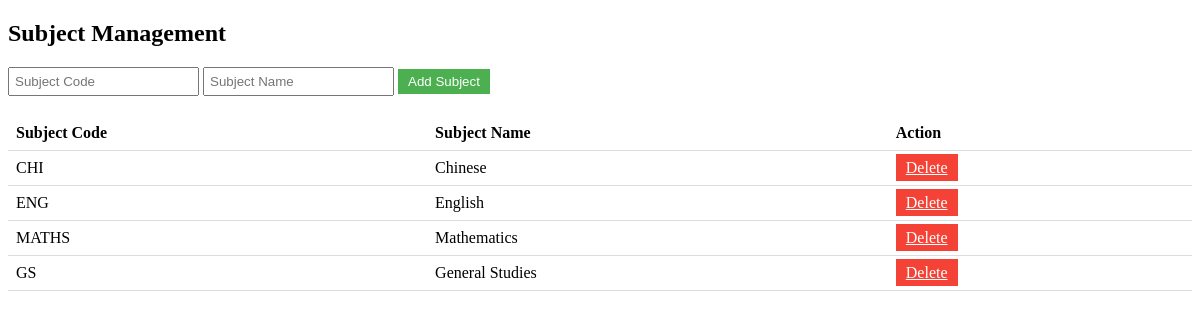
The page /page/admin/subject.php on the database its author committed.
### tables this page shows
CREATE TABLE IF NOT EXISTS `subject` (
  `subjectID` int NOT NULL AUTO_INCREMENT,
  `subjectCode` varchar(10) NOT NULL,
  `subjectName` varchar(20) NOT NULL,
  PRIMARY KEY (`subjectID`)
);

### page/admin/subject.php (the view, shortened to what this page needs)
<!DOCTYPE html>
<html>
<head>
</head>
<body>
    <h2>Subject Management</h2>
    <form action="insert_subject.php" method="POST">
        <input type="text" name="subjectCode" placeholder="Subject Code" required>
        <input type="text" name="subjectName" placeholder="Subject Name" required>
        <input type="submit" value="Add Subject">
    </form>
    <table>
        <tr>
            <th>Subject Code</th>
            <th>Subject Name</th>
            <th>Action</th>
        </tr>
        <?php
        require_once '../../connectdb.php';
        $stmt = $pdo->query("SELECT * FROM subject");
        while ($row = $stmt->fetch(PDO::FETCH_ASSOC)) {
            echo "<tr>";
            echo "<td>".$row['subjectCode']."</td>";
            echo "<td>".$row['subjectName']."</td>";
            echo "<td><a class='delete-btn' href='delete_subject.php?id=".$row['subjectID']."'>Delete</a></td>";
            echo "</tr>";
        }
        ?>
    </table>
</body>
</html>

### page/admin/subject.php (style rules this page uses)
table { width: 100%; border-collapse: collapse; }
th, td { padding: 8px; text-align: left; border-bottom: 1px solid #ddd; }
form { margin-bottom: 20px; }
input[type="text"] { padding: 5px; }
input[type="submit"] { padding: 5px 10px; background-color: #4CAF50; color: white; border: none; cursor: pointer; }
.delete-btn { background-color: #f44336; color: white; border: none; padding: 5px 10px; cursor: pointer; }

### rows shown on the page
subject: subjectCode "CHI", subjectName "Chinese"
subject: subjectCode "ENG", subjectName "English"
subject: subjectCode "MATHS", subjectName "Mathematics"
subject: subjectCode "GS", subjectName "General Studies"
